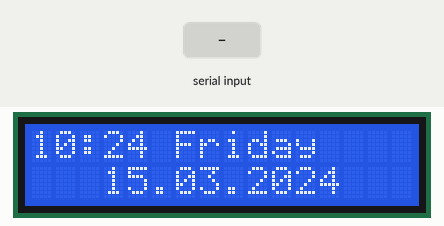
Simulated run of this sketch. Board: Arduino Uno, built with avr-gcc and run on an emulated ATmega328P. Parts: 16×2 character LCD. The test bench sets the inputs (shaded band). The local clock reads 2024-03-15 10:24:30 at power-on unless the sketch sets it; what the sketch prints to the serial monitor is not drawn.

Above: at 1.2 s.
1.3 s: byte 30 received over Serial
At 30.5 s:
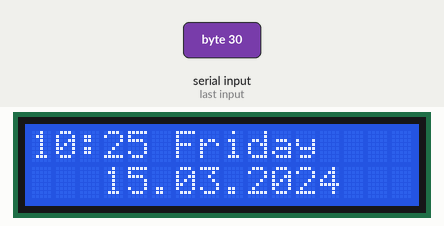
Timing chart, 0 to 31.6 s (numbered marks = the images above; inputs shaded):
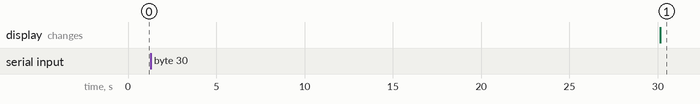

The sketch:

external-code.ino
```cpp
#include<LiquidCrystal.h> // LCD Kütüphanesi Tanımlandı

LiquidCrystal lcd(13,12,11,10,9,8); // LCD Nesnesi Oluşturuldu

#include <DS3231.h>  // RTC Kütüphanesi Dahil Edildi

#define SDA A2  // RTC Pin
#define SCL A3

DS3231  rtc(SDA,SCL);  // RTC Nesnesi

Time  t; // Gerçek Zaman Değerine Ulaşmak İçin Gerekli bir nesne tanımlaması

int Saat; // RTC Değerleri
int Dakika;
int Gun;

int VeriSaat[2]; // Gelen Saat Bilgilerinin Tutulduğu Değişken

int VeriGun[7]; // Gelen Gün Bilgilerinin Tutulduğu Değişken

int SaatOnlar=0; // LCD Ekranında Düzgün Saat Bilgisi Basabilmek için gerekli değişkenler
int SaatBirler=0;
int DakikaOnlar=0;
int DakikaBirler=0;

struct Gun         // Gelen Gün Bilgileriyle İşlem Yapabilmek için Oluşturulmuş Değişkenler
{
  boolean Pazartesi=false;
  boolean Sali=false;
  boolean Carsamba=false;
  boolean Persembe=false;
  boolean Cuma=false;
  boolean Cumartesi=false;
  boolean Pazar=false;

}Veri;

void setup()
{

  Serial.begin(9600); // Seri Port Baud Rate
  lcd.begin(16,2); // LCD Başlatıldı

  rtc.begin(); // RTC Başlatıldı

  // Yapılmak İstenen RTC Ayarlarının Kurulduğu Fonksiyonlar

   //rtc.setDOW(7);               //  BU günü pazartesi olarak ayarladık
  //rtc.setTime(14, 1, 0);       //  saati 12:00:00 şeklinde ayarladık
  //rtc.setDate(21, 04, 2020);   // Tarihi 1/1/2014 olarak ayarladık

  Serial.print("*");
}

void loop()
{
  t = rtc.getTime(); // Saat Bilgisi Alabilmek için Nesne Tanımlaması gibi bişi

  Saat=(int)t.hour; // Saat Bilgisini Değişkene ata
  Dakika=(int)t.min; // Dakika Bilgisini Değişkene Ata

  SaatOnlar = Saat / 10; // LCD Ekrana Düzgün Basabilmek İçin Gerekli Matematiksel İşlemler
  SaatBirler = Saat % 10;
  DakikaOnlar = Dakika / 10;
  DakikaBirler = Dakika%10;

/* LCD Ekranda Sürekli Basılı Olmasını İstediklerim */

  lcd.clear();
  lcd.setCursor(0,0);
  lcd.print(SaatOnlar);
  lcd.setCursor(1,0);
  lcd.print(SaatBirler);
  lcd.setCursor(2,0);
  lcd.print(":");
  lcd.setCursor(3,0);
  lcd.print(DakikaOnlar);
  lcd.setCursor(4,0);
  lcd.print(DakikaBirler);
  lcd.setCursor(6,0);
  lcd.print(rtc.getDOWStr());
  lcd.setCursor(3,1);
  lcd.print(rtc.getDateStr());
  delay(200);

  if(Serial.available()>0)  // Haberleşme İşlemleri
  {
      for(int i=0; i<2; i++)
     {
    VeriSaat[i] = Serial.read();
    Serial.println(VeriSaat[i]);
    delay(200);
     }

     for(int j=0; j<7; j++)
     {
      VeriGun[j] = Serial.read();
      Serial.println(VeriGun[j]);
      delay(200);
     }
  }

/* Gelen Gün Bilgilerinin İşlenmesi */


  if(VeriGun[0]==1)
  {
    Veri.Pazartesi = true;
  }

  else if(VeriGun[1]==1)
  {
    Veri.Sali = true;
  }
  else if(VeriGun[2]==1)
  {
    Veri.Carsamba=true;
  }

  else if(VeriGun[3]==1)
  {
    Veri.Persembe=true;
  }

  else if(VeriGun[4]==1)
  {
    Veri.Cuma = true;
  }

  else if (VeriGun[5]==1)
  {
    Veri.Cumartesi=true;
  }

  else if(VeriGun[6]==1)
  {
    Veri.Pazar=true;
  }

    /* Slave Arduinoya Gelen Verilerin İşlenmesi */

     if (((int)t.hour == VeriSaat[0] )&& ((int)t.min == VeriSaat[1]) && Veri.Pazartesi == true)
  {
    Serial.write(1);
    delay(60000);
  }

    else  if (((int)t.hour == VeriSaat[0] )&& ((int)t.min == VeriSaat[1]) && Veri.Sali == true)
  {
    Serial.write(1);
    delay(60000);
  }

      else  if (((int)t.hour == VeriSaat[0] )&& ((int)t.min == VeriSaat[1]) && Veri.Carsamba == true)
  {
    Serial.write(1);
    delay(60000);
  }

      else  if (((int)t.hour == VeriSaat[0] )&& ((int)t.min == VeriSaat[1]) && Veri.Persembe == true)
  {
    Serial.write(1);
    delay(60000);
  }

      else  if (((int)t.hour == VeriSaat[0] )&& ((int)t.min == VeriSaat[1]) && Veri.Cuma == true)
  {
    Serial.write(1);
    delay(60000);
  }

}
```
